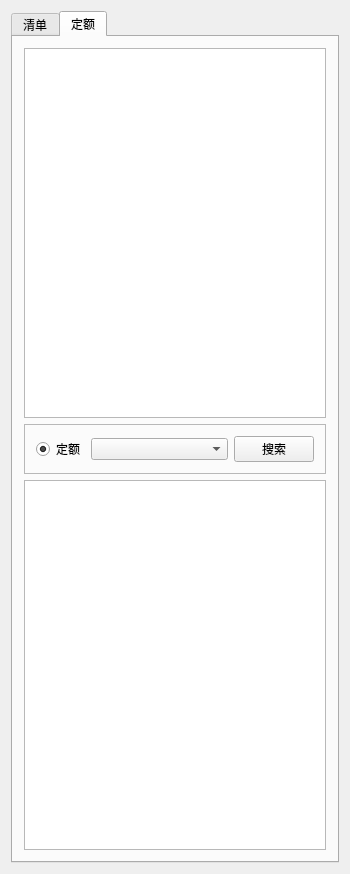
<?xml version="1.0" encoding="UTF-8"?>
<ui version="4.0">
 <class>CDlgQDDE</class>
 <widget class="QDialog" name="CDlgQDDE">
  <property name="geometry">
   <rect>
    <x>0</x>
    <y>0</y>
    <width>350</width>
    <height>874</height>
   </rect>
  </property>
  <property name="sizePolicy">
   <sizepolicy hsizetype="Preferred" vsizetype="Preferred">
    <horstretch>0</horstretch>
    <verstretch>0</verstretch>
   </sizepolicy>
  </property>
  <property name="minimumSize">
   <size>
    <width>350</width>
    <height>0</height>
   </size>
  </property>
  <property name="maximumSize">
   <size>
    <width>350</width>
    <height>16777215</height>
   </size>
  </property>
  <property name="windowTitle">
   <string>清单定额</string>
  </property>
  <layout class="QHBoxLayout" name="horizontalLayout_2">
   <property name="spacing">
    <number>0</number>
   </property>
   <item>
    <widget class="QTabWidget" name="tabWidget">
     <property name="layoutDirection">
      <enum>Qt::LeftToRight</enum>
     </property>
     <property name="autoFillBackground">
      <bool>false</bool>
     </property>
     <property name="tabPosition">
      <enum>QTabWidget::North</enum>
     </property>
     <property name="tabShape">
      <enum>QTabWidget::Rounded</enum>
     </property>
     <property name="currentIndex">
      <number>1</number>
     </property>
     <property name="elideMode">
      <enum>Qt::ElideNone</enum>
     </property>
     <widget class="QWidget" name="tabQD">
      <property name="enabled">
       <bool>true</bool>
      </property>
      <attribute name="title">
       <string>清单</string>
      </attribute>
      <layout class="QVBoxLayout" name="verticalLayout">
       <item>
        <widget class="QTreeView" name="treeView_QD_Top">
         <property name="indentation">
          <number>20</number>
         </property>
         <property name="uniformRowHeights">
          <bool>false</bool>
         </property>
         <property name="sortingEnabled">
          <bool>false</bool>
         </property>
         <property name="wordWrap">
          <bool>false</bool>
         </property>
        </widget>
       </item>
       <item>
        <widget class="QFrame" name="frame_QD">
         <property name="frameShape">
          <enum>QFrame::StyledPanel</enum>
         </property>
         <property name="frameShadow">
          <enum>QFrame::Raised</enum>
         </property>
         <layout class="QHBoxLayout" name="horizontalLayout">
          <item>
           <widget class="QRadioButton" name="radioButtonQD_QD">
            <property name="sizePolicy">
             <sizepolicy hsizetype="Fixed" vsizetype="Fixed">
              <horstretch>0</horstretch>
              <verstretch>0</verstretch>
             </sizepolicy>
            </property>
            <property name="text">
             <string>清单</string>
            </property>
            <property name="checked">
             <bool>true</bool>
            </property>
           </widget>
          </item>
          <item>
           <widget class="QRadioButton" name="radioButtonQD_DE">
            <property name="sizePolicy">
             <sizepolicy hsizetype="Fixed" vsizetype="Fixed">
              <horstretch>0</horstretch>
              <verstretch>0</verstretch>
             </sizepolicy>
            </property>
            <property name="text">
             <string>定额</string>
            </property>
           </widget>
          </item>
          <item>
           <widget class="QComboBox" name="comboBox_QD">
            <property name="editable">
             <bool>false</bool>
            </property>
           </widget>
          </item>
          <item>
           <widget class="QPushButton" name="pushButton_Search_QD">
            <property name="sizePolicy">
             <sizepolicy hsizetype="Fixed" vsizetype="Fixed">
              <horstretch>0</horstretch>
              <verstretch>0</verstretch>
             </sizepolicy>
            </property>
            <property name="text">
             <string>搜索</string>
            </property>
           </widget>
          </item>
         </layout>
        </widget>
       </item>
       <item>
        <widget class="QTreeView" name="treeView_QD_Bottom"/>
       </item>
      </layout>
     </widget>
     <widget class="QWidget" name="tabDE">
      <attribute name="title">
       <string>定额</string>
      </attribute>
      <layout class="QVBoxLayout" name="verticalLayout_2">
       <item>
        <widget class="QTreeView" name="treeView_DE_Top"/>
       </item>
       <item>
        <widget class="QFrame" name="frame_DE">
         <property name="frameShape">
          <enum>QFrame::StyledPanel</enum>
         </property>
         <property name="frameShadow">
          <enum>QFrame::Raised</enum>
         </property>
         <layout class="QHBoxLayout" name="horizontalLayout_3">
          <item>
           <widget class="QRadioButton" name="radioButtonDE">
            <property name="sizePolicy">
             <sizepolicy hsizetype="Fixed" vsizetype="Fixed">
              <horstretch>0</horstretch>
              <verstretch>0</verstretch>
             </sizepolicy>
            </property>
            <property name="text">
             <string>定额</string>
            </property>
            <property name="checked">
             <bool>true</bool>
            </property>
           </widget>
          </item>
          <item>
           <widget class="QComboBox" name="comboBox_DE">
            <property name="editable">
             <bool>false</bool>
            </property>
           </widget>
          </item>
          <item>
           <widget class="QPushButton" name="pushButton_Search_DE">
            <property name="sizePolicy">
             <sizepolicy hsizetype="Fixed" vsizetype="Fixed">
              <horstretch>0</horstretch>
              <verstretch>0</verstretch>
             </sizepolicy>
            </property>
            <property name="text">
             <string>搜索</string>
            </property>
           </widget>
          </item>
         </layout>
        </widget>
       </item>
       <item>
        <widget class="QListView" name="listView_DE_Bottom"/>
       </item>
      </layout>
     </widget>
    </widget>
   </item>
  </layout>
 </widget>
 <layoutdefault spacing="6" margin="11"/>
 <resources/>
 <connections>
  <connection>
   <sender>treeView_DE_Top</sender>
   <signal>clicked(QModelIndex)</signal>
   <receiver>CDlgQDDE</receiver>
   <slot>On_ClickedTree_View_DE(QModelIndex)</slot>
   <hints>
    <hint type="sourcelabel">
     <x>101</x>
     <y>39</y>
    </hint>
    <hint type="destinationlabel">
     <x>233</x>
     <y>-13</y>
    </hint>
   </hints>
  </connection>
  <connection>
   <sender>treeView_QD_Top</sender>
   <signal>clicked(QModelIndex)</signal>
   <receiver>CDlgQDDE</receiver>
   <slot>On_ClickedTree_View_QD(QModelIndex)</slot>
   <hints>
    <hint type="sourcelabel">
     <x>101</x>
     <y>39</y>
    </hint>
    <hint type="destinationlabel">
     <x>166</x>
     <y>-2</y>
    </hint>
   </hints>
  </connection>
  <connection>
   <sender>treeView_QD_Top</sender>
   <signal>doubleClicked(QModelIndex)</signal>
   <receiver>CDlgQDDE</receiver>
   <slot>On_DoubleClickedTree_View_QD(QModelIndex)</slot>
   <hints>
    <hint type="sourcelabel">
     <x>89</x>
     <y>39</y>
    </hint>
    <hint type="destinationlabel">
     <x>113</x>
     <y>4</y>
    </hint>
   </hints>
  </connection>
  <connection>
   <sender>listView_DE_Bottom</sender>
   <signal>doubleClicked(QModelIndex)</signal>
   <receiver>CDlgQDDE</receiver>
   <slot>On_DoubleClickedList_View_DE(QModelIndex)</slot>
   <hints>
    <hint type="sourcelabel">
     <x>101</x>
     <y>473</y>
    </hint>
    <hint type="destinationlabel">
     <x>219</x>
     <y>875</y>
    </hint>
   </hints>
  </connection>
  <connection>
   <sender>treeView_QD_Bottom</sender>
   <signal>doubleClicked(QModelIndex)</signal>
   <receiver>CDlgQDDE</receiver>
   <slot>On_DoubleClickedList_View_QD(QModelIndex)</slot>
   <hints>
    <hint type="sourcelabel">
     <x>86</x>
     <y>473</y>
    </hint>
    <hint type="destinationlabel">
     <x>115</x>
     <y>870</y>
    </hint>
   </hints>
  </connection>
  <connection>
   <sender>pushButton_Search_QD</sender>
   <signal>clicked()</signal>
   <receiver>CDlgQDDE</receiver>
   <slot>OnBtnQd()</slot>
   <hints>
    <hint type="sourcelabel">
     <x>317</x>
     <y>456</y>
    </hint>
    <hint type="destinationlabel">
     <x>344</x>
     <y>461</y>
    </hint>
   </hints>
  </connection>
  <connection>
   <sender>pushButton_Search_DE</sender>
   <signal>clicked()</signal>
   <receiver>CDlgQDDE</receiver>
   <slot>OnBtnDe()</slot>
   <hints>
    <hint type="sourcelabel">
     <x>317</x>
     <y>456</y>
    </hint>
    <hint type="destinationlabel">
     <x>341</x>
     <y>500</y>
    </hint>
   </hints>
  </connection>
  <connection>
   <sender>radioButtonQD_QD</sender>
   <signal>clicked()</signal>
   <receiver>CDlgQDDE</receiver>
   <slot>On_ClickedRadioButton_QD()</slot>
   <hints>
    <hint type="sourcelabel">
     <x>72</x>
     <y>452</y>
    </hint>
    <hint type="destinationlabel">
     <x>8</x>
     <y>450</y>
    </hint>
   </hints>
  </connection>
  <connection>
   <sender>radioButtonQD_DE</sender>
   <signal>clicked()</signal>
   <receiver>CDlgQDDE</receiver>
   <slot>On_ClickedRadioButton_DE()</slot>
   <hints>
    <hint type="sourcelabel">
     <x>129</x>
     <y>452</y>
    </hint>
    <hint type="destinationlabel">
     <x>3</x>
     <y>417</y>
    </hint>
   </hints>
  </connection>
  <connection>
   <sender>treeView_QD_Bottom</sender>
   <signal>expanded(QModelIndex)</signal>
   <receiver>CDlgQDDE</receiver>
   <slot>On_ClickedTree_Node()</slot>
   <hints>
    <hint type="sourcelabel">
     <x>61</x>
     <y>473</y>
    </hint>
    <hint type="destinationlabel">
     <x>2</x>
     <y>815</y>
    </hint>
   </hints>
  </connection>
  <connection>
   <sender>treeView_QD_Bottom</sender>
   <signal>collapsed(QModelIndex)</signal>
   <receiver>CDlgQDDE</receiver>
   <slot>On_ClickedTree_Node()</slot>
   <hints>
    <hint type="sourcelabel">
     <x>44</x>
     <y>473</y>
    </hint>
    <hint type="destinationlabel">
     <x>6</x>
     <y>583</y>
    </hint>
   </hints>
  </connection>
  <connection>
   <sender>treeView_QD_Top</sender>
   <signal>collapsed(QModelIndex)</signal>
   <receiver>CDlgQDDE</receiver>
   <slot>On_ClickedTree_Node()</slot>
   <hints>
    <hint type="sourcelabel">
     <x>55</x>
     <y>39</y>
    </hint>
    <hint type="destinationlabel">
     <x>6</x>
     <y>250</y>
    </hint>
   </hints>
  </connection>
  <connection>
   <sender>treeView_QD_Top</sender>
   <signal>expanded(QModelIndex)</signal>
   <receiver>CDlgQDDE</receiver>
   <slot>On_ClickedTree_Node()</slot>
   <hints>
    <hint type="sourcelabel">
     <x>51</x>
     <y>39</y>
    </hint>
    <hint type="destinationlabel">
     <x>6</x>
     <y>317</y>
    </hint>
   </hints>
  </connection>
  <connection>
   <sender>comboBox_QD</sender>
   <signal>activated(QString)</signal>
   <receiver>CDlgQDDE</receiver>
   <slot>On_ActiveComBox_QD()</slot>
   <hints>
    <hint type="sourcelabel">
     <x>235</x>
     <y>454</y>
    </hint>
    <hint type="destinationlabel">
     <x>344</x>
     <y>424</y>
    </hint>
   </hints>
  </connection>
  <connection>
   <sender>comboBox_DE</sender>
   <signal>activated(QString)</signal>
   <receiver>CDlgQDDE</receiver>
   <slot>On_ActiveComBox_DE()</slot>
   <hints>
    <hint type="sourcelabel">
     <x>182</x>
     <y>454</y>
    </hint>
    <hint type="destinationlabel">
     <x>5</x>
     <y>414</y>
    </hint>
   </hints>
  </connection>
 </connections>
 <slots>
  <slot>On_ClickedTree_View_DE(QModelIndex)</slot>
  <slot>On_ClickedTree_View_QD(QModelIndex)</slot>
  <slot>On_DoubleClickedTree_View_QD(QModelIndex)</slot>
  <slot>On_DoubleClickedList_View_DE(QModelIndex)</slot>
  <slot>On_DoubleClickedList_View_QD(QModelIndex)</slot>
  <slot>OnBtnDe()</slot>
  <slot>OnBtnQd()</slot>
  <slot>On_ClickedRadioButton_DE()</slot>
  <slot>On_ClickedRadioButton_QD()</slot>
  <slot>On_ClickedTree_Node()</slot>
  <slot>On_ActiveComBox_QD()</slot>
  <slot>On_ActiveComBox_DE()</slot>
 </slots>
</ui>
